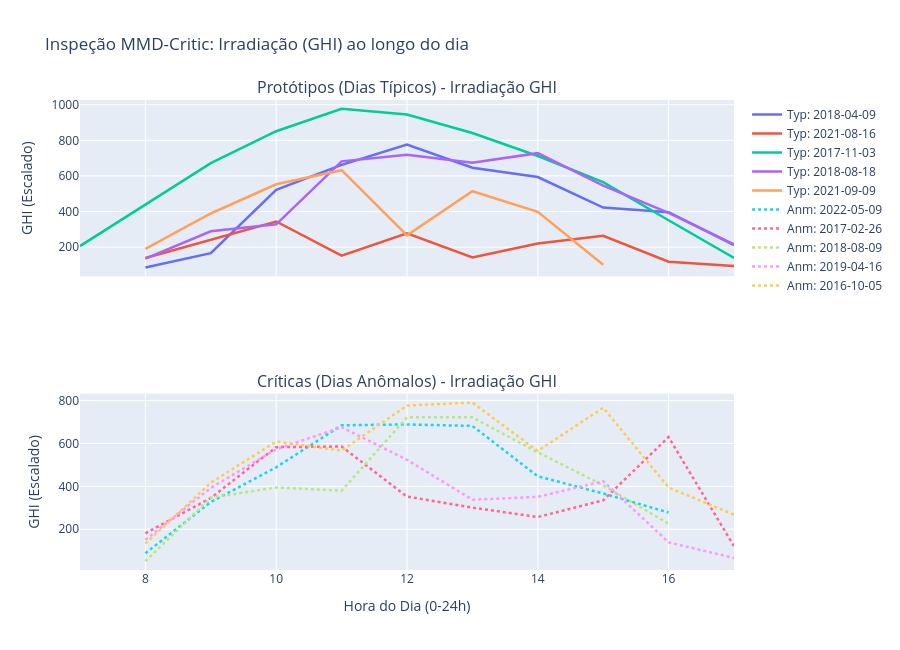
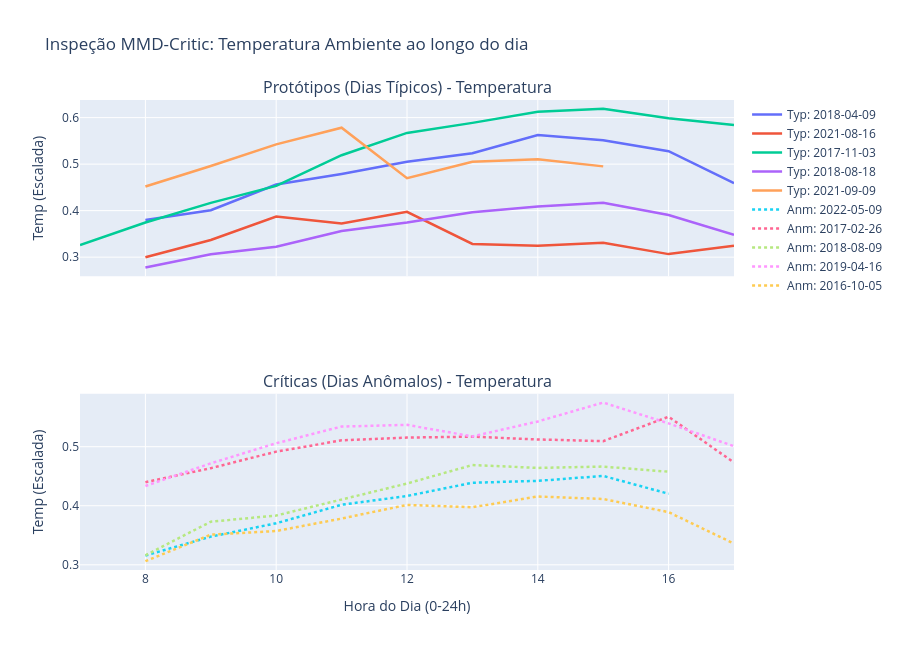

The notebook cell saved with these charts, in order:
### Code cell
import plotly.graph_objects as go
from plotly.subplots import make_subplots

# Criar a hora decimal (ex: 14:30 = 14.5) para que o eixo X represente o perfil diário corretamente
df_vis['Hora_Decimal'] = df_vis['Date_Time'].dt.hour + (df_vis['Date_Time'].dt.minute / 60.0)

df_protos = df_vis[df_vis['Date'].isin(proto_dates)]
df_crits = df_vis[df_vis['Date'].isin(crit_dates)]

# ----- Gráfico 1: Irradiação (GHI) -----
fig_ghi = make_subplots(rows=2, cols=1, shared_xaxes=True,
                    subplot_titles=('Protótipos (Dias Típicos) - Irradiação GHI', 
                                    'Críticas (Dias Anômalos) - Irradiação GHI'))

for d in proto_dates:
    day_data = df_protos[df_protos['Date'] == d]
    fig_ghi.add_trace(go.Scatter(x=day_data['Hora_Decimal'], y=day_data['ghi'], 
                             mode='lines', name=f"Typ: {d}", line=dict(width=2.5)), row=1, col=1)

for d in crit_dates:
    day_data = df_crits[df_crits['Date'] == d]
    fig_ghi.add_trace(go.Scatter(x=day_data['Hora_Decimal'], y=day_data['ghi'], 
                             mode='lines', name=f"Anm: {d}", line=dict(width=2.5, dash='dot')), row=2, col=1)

fig_ghi.update_layout(height=650, title_text="Inspeção MMD-Critic: Irradiação (GHI) ao longo do dia")
fig_ghi.update_xaxes(title_text="Hora do Dia (0-24h)", row=2, col=1)
fig_ghi.update_yaxes(title_text="GHI (Escalado)", row=1, col=1)
fig_ghi.update_yaxes(title_text="GHI (Escalado)", row=2, col=1)
fig_ghi.show()

# ----- Gráfico 2: Temperatura Ambiente -----
fig_temp = make_subplots(rows=2, cols=1, shared_xaxes=True,
                    subplot_titles=('Protótipos (Dias Típicos) - Temperatura', 
                                    'Críticas (Dias Anômalos) - Temperatura'))

for d in proto_dates:
    day_data = df_protos[df_protos['Date'] == d]
    fig_temp.add_trace(go.Scatter(x=day_data['Hora_Decimal'], y=day_data['temp_amb'], 
                             mode='lines', name=f"Typ: {d}", line=dict(width=2.5)), row=1, col=1)

for d in crit_dates:
    day_data = df_crits[df_crits['Date'] == d]
    fig_temp.add_trace(go.Scatter(x=day_data['Hora_Decimal'], y=day_data['temp_amb'], 
                             mode='lines', name=f"Anm: {d}", line=dict(width=2.5, dash='dot')), row=2, col=1)

fig_temp.update_layout(height=650, title_text="Inspeção MMD-Critic: Temperatura Ambiente ao longo do dia")
fig_temp.update_xaxes(title_text="Hora do Dia (0-24h)", row=2, col=1)
fig_temp.update_yaxes(title_text="Temp (Escalada)", row=1, col=1)
fig_temp.update_yaxes(title_text="Temp (Escalada)", row=2, col=1)
fig_temp.show()

### Figure 1 — Plotly figure (JSON) as saved in the notebook; plotly's stock layout.template omitted (floating-point values rounded to 4 significant figures)
{"data": [{"line": {"width": 2.5}, "mode": "lines", "name": "Typ: 2018-04-09", "type": "scatter", "x": [8.0, 9.0, 10.0, 11.0, 12.0, 13.0, 14.0, 15.0, 16.0, 17.0], "xaxis": "x", "y": [86.0, 166.0, 522.0, 662.0, 776.0, 646.0, 594.0, 422.0, 396.0, 212.0], "yaxis": "y"}, {"line": {"width": 2.5}, "mode": "lines", "name": "Typ: 2021-08-16", "type": "scatter", "x": [8.0, 9.0, 10.0, 11.0, 12.0, 13.0, 14.0, 15.0, 16.0, 17.0], "xaxis": "x", "y": [139.0, 243.0, 344.0, 152.0, 278.0, 142.0, 220.0, 264.0, 118.0, 94.0], "yaxis": "y"}, {"line": {"width": 2.5}, "mode": "lines", "name": "Typ: 2017-11-03", "type": "scatter", "x": [7.0, 8.0, 9.0, 10.0, 11.0, 12.0, 13.0, 14.0, 15.0, 16.0, 17.0], "xaxis": "x", "y": [206.0, 440.0, 672.0, 851.0, 977.0, 945.0, 841.0, 712.0, 565.0, 351.0, 139.0], "yaxis": "y"}, {"line": {"width": 2.5}, "mode": "lines", "name": "Typ: 2018-08-18", "type": "scatter", "x": [8.0, 9.0, 10.0, 11.0, 12.0, 13.0, 14.0, 15.0, 16.0, 17.0], "xaxis": "x", "y": [136.0, 289.0, 328.0, 682.0, 719.0, 674.0, 728.0, 546.0, 392.0, 215.0], "yaxis": "y"}, {"line": {"width": 2.5}, "mode": "lines", "name": "Typ: 2021-09-09", "type": "scatter", "x": [8.0, 9.0, 10.0, 11.0, 12.0, 13.0, 14.0, 15.0], "xaxis": "x", "y": [190.0, 389.0, 553.0, 632.0, 266.0, 514.0, 398.0, 101.0], "yaxis": "y"}, {"line": {"dash": "dot", "width": 2.5}, "mode": "lines", "name": "Anm: 2022-05-09", "type": "scatter", "x": [8.0, 9.0, 10.0, 11.0, 12.0, 13.0, 14.0, 15.0, 16.0], "xaxis": "x2", "y": [88.0, 327.0, 489.0, 685.0, 689.0, 682.0, 447.0, 367.0, 278.0], "yaxis": "y2"}, {"line": {"dash": "dot", "width": 2.5}, "mode": "lines", "name": "Anm: 2017-02-26", "type": "scatter", "x": [8.0, 9.0, 10.0, 11.0, 12.0, 13.0, 14.0, 15.0, 16.0, 17.0], "xaxis": "x2", "y": [181.0, 346.0, 583.0, 586.0, 352.0, 301.0, 257.0, 335.0, 630.0, 121.0], "yaxis": "y2"}, {"line": {"dash": "dot", "width": 2.5}, "mode": "lines", "name": "Anm: 2018-08-09", "type": "scatter", "x": [8.0, 9.0, 10.0, 11.0, 12.0, 13.0, 14.0, 15.0, 16.0], "xaxis": "x2", "y": [51.0, 347.0, 395.0, 380.0, 722.0, 722.0, 559.0, 405.0, 226.0], "yaxis": "y2"}, {"line": {"dash": "dot", "width": 2.5}, "mode": "lines", "name": "Anm: 2019-04-16", "type": "scatter", "x": [8.0, 9.0, 10.0, 11.0, 12.0, 13.0, 14.0, 15.0, 16.0, 17.0], "xaxis": "x2", "y": [151.0, 393.0, 573.0, 676.0, 524.0, 338.0, 351.0, 424.0, 139.0, 66.0], "yaxis": "y2"}, {"line": {"dash": "dot", "width": 2.5}, "mode": "lines", "name": "Anm: 2016-10-05", "type": "scatter", "x": [8.0, 9.0, 10.0, 11.0, 12.0, 13.0, 14.0, 15.0, 16.0, 17.0], "xaxis": "x2", "y": [133.0, 417.0, 609.0, 567.0, 777.0, 791.0, 565.0, 767.0, 395.0, 268.0], "yaxis": "y2"}], "layout": {"annotations": [{"font": {"size": 16}, "showarrow": false, "text": "Protótipos (Dias Típicos) - Irradiação GHI", "x": 0.5, "xanchor": "center", "xref": "paper", "y": 1, "yanchor": "bottom", "yref": "paper"}, {"font": {"size": 16}, "showarrow": false, "text": "Críticas (Dias Anômalos) - Irradiação GHI", "x": 0.5, "xanchor": "center", "xref": "paper", "y": 0.375, "yanchor": "bottom", "yref": "paper"}], "height": 650, "title": {"text": "Inspeção MMD-Critic: Irradiação (GHI) ao longo do dia"}, "xaxis": {"anchor": "y", "domain": [0, 1], "matches": "x2", "showticklabels": false}, "xaxis2": {"anchor": "y2", "domain": [0, 1], "title": {"text": "Hora do Dia (0-24h)"}}, "yaxis": {"anchor": "x", "domain": [0.625, 1], "title": {"text": "GHI (Escalado)"}}, "yaxis2": {"anchor": "x2", "domain": [0, 0.375], "title": {"text": "GHI (Escalado)"}}}}

### Figure 2 — Plotly figure (JSON) as saved in the notebook; plotly's stock layout.template omitted (floating-point values rounded to 4 significant figures)
{"data": [{"line": {"width": 2.5}, "mode": "lines", "name": "Typ: 2018-04-09", "type": "scatter", "x": [8.0, 9.0, 10.0, 11.0, 12.0, 13.0, 14.0, 15.0, 16.0, 17.0], "xaxis": "x", "y": [0.3801, 0.401, 0.4561, 0.479, 0.505, 0.5234, 0.5627, 0.5512, 0.5278, 0.459], "yaxis": "y"}, {"line": {"width": 2.5}, "mode": "lines", "name": "Typ: 2021-08-16", "type": "scatter", "x": [8.0, 9.0, 10.0, 11.0, 12.0, 13.0, 14.0, 15.0, 16.0, 17.0], "xaxis": "x", "y": [0.2999, 0.337, 0.3874, 0.3725, 0.3974, 0.3283, 0.3248, 0.3308, 0.3065, 0.3243], "yaxis": "y"}, {"line": {"width": 2.5}, "mode": "lines", "name": "Typ: 2017-11-03", "type": "scatter", "x": [7.0, 8.0, 9.0, 10.0, 11.0, 12.0, 13.0, 14.0, 15.0, 16.0, 17.0], "xaxis": "x", "y": [0.3261, 0.3745, 0.4167, 0.4532, 0.5192, 0.5672, 0.5887, 0.6125, 0.6189, 0.5987, 0.5841], "yaxis": "y"}, {"line": {"width": 2.5}, "mode": "lines", "name": "Typ: 2018-08-18", "type": "scatter", "x": [8.0, 9.0, 10.0, 11.0, 12.0, 13.0, 14.0, 15.0, 16.0, 17.0], "xaxis": "x", "y": [0.2779, 0.3061, 0.3225, 0.3561, 0.3745, 0.3963, 0.4087, 0.417, 0.3907, 0.3481], "yaxis": "y"}, {"line": {"width": 2.5}, "mode": "lines", "name": "Typ: 2021-09-09", "type": "scatter", "x": [8.0, 9.0, 10.0, 11.0, 12.0, 13.0, 14.0, 15.0], "xaxis": "x", "y": [0.4519, 0.4958, 0.5425, 0.5783, 0.4698, 0.505, 0.5107, 0.4952], "yaxis": "y"}, {"line": {"dash": "dot", "width": 2.5}, "mode": "lines", "name": "Anm: 2022-05-09", "type": "scatter", "x": [8.0, 9.0, 10.0, 11.0, 12.0, 13.0, 14.0, 15.0, 16.0], "xaxis": "x2", "y": [0.3156, 0.3476, 0.3703, 0.4016, 0.4165, 0.439, 0.4421, 0.4505, 0.4203], "yaxis": "y2"}, {"line": {"dash": "dot", "width": 2.5}, "mode": "lines", "name": "Anm: 2017-02-26", "type": "scatter", "x": [8.0, 9.0, 10.0, 11.0, 12.0, 13.0, 14.0, 15.0, 16.0, 17.0], "xaxis": "x2", "y": [0.4399, 0.4636, 0.4916, 0.5107, 0.5154, 0.517, 0.5123, 0.5094, 0.5507, 0.4732], "yaxis": "y2"}, {"line": {"dash": "dot", "width": 2.5}, "mode": "lines", "name": "Anm: 2018-08-09", "type": "scatter", "x": [8.0, 9.0, 10.0, 11.0, 12.0, 13.0, 14.0, 15.0, 16.0], "xaxis": "x2", "y": [0.3161, 0.373, 0.3834, 0.4107, 0.4376, 0.469, 0.4641, 0.4663, 0.4576], "yaxis": "y2"}, {"line": {"dash": "dot", "width": 2.5}, "mode": "lines", "name": "Anm: 2019-04-16", "type": "scatter", "x": [8.0, 9.0, 10.0, 11.0, 12.0, 13.0, 14.0, 15.0, 16.0, 17.0], "xaxis": "x2", "y": [0.4334, 0.4718, 0.5058, 0.5341, 0.537, 0.5174, 0.5427, 0.5747, 0.5394, 0.5007], "yaxis": "y2"}, {"line": {"dash": "dot", "width": 2.5}, "mode": "lines", "name": "Anm: 2016-10-05", "type": "scatter", "x": [8.0, 9.0, 10.0, 11.0, 12.0, 13.0, 14.0, 15.0, 16.0, 17.0], "xaxis": "x2", "y": [0.3061, 0.351, 0.3572, 0.3783, 0.4014, 0.3974, 0.4156, 0.4114, 0.3892, 0.3359], "yaxis": "y2"}], "layout": {"annotations": [{"font": {"size": 16}, "showarrow": false, "text": "Protótipos (Dias Típicos) - Temperatura", "x": 0.5, "xanchor": "center", "xref": "paper", "y": 1, "yanchor": "bottom", "yref": "paper"}, {"font": {"size": 16}, "showarrow": false, "text": "Críticas (Dias Anômalos) - Temperatura", "x": 0.5, "xanchor": "center", "xref": "paper", "y": 0.375, "yanchor": "bottom", "yref": "paper"}], "height": 650, "title": {"text": "Inspeção MMD-Critic: Temperatura Ambiente ao longo do dia"}, "xaxis": {"anchor": "y", "domain": [0, 1], "matches": "x2", "showticklabels": false}, "xaxis2": {"anchor": "y2", "domain": [0, 1], "title": {"text": "Hora do Dia (0-24h)"}}, "yaxis": {"anchor": "x", "domain": [0.625, 1], "title": {"text": "Temp (Escalada)"}}, "yaxis2": {"anchor": "x2", "domain": [0, 0.375], "title": {"text": "Temp (Escalada)"}}}}
